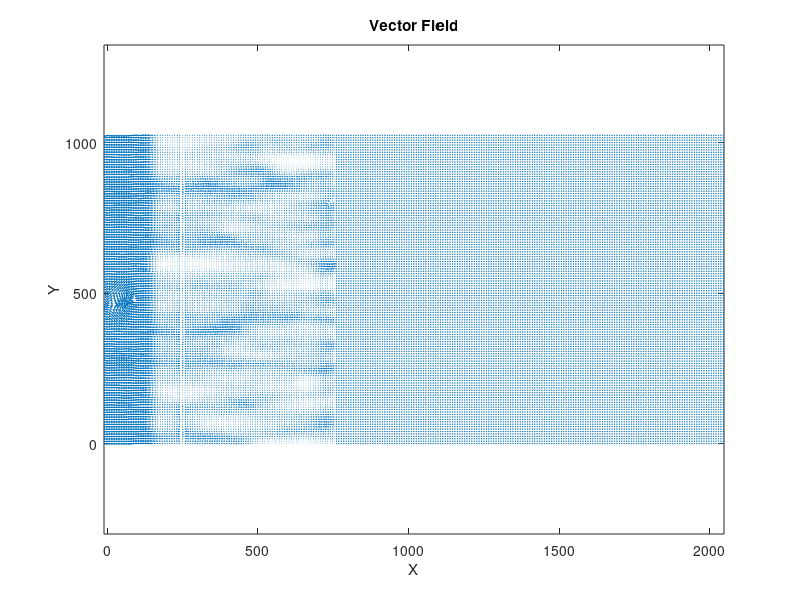

This figure's MATLAB source:
% Load the vector field data
data = load('vector_field.txt');

% Extract the x, y coordinates and the corresponding vectors
x = data(:, 1);
y = data(:, 2);
vx = data(:, 3);
vy = data(:, 4);

% Plot the vector field
figure;
quiver(x, y, vx, vy);
axis equal;
xlabel('X');
ylabel('Y');
title('Vector Field');
